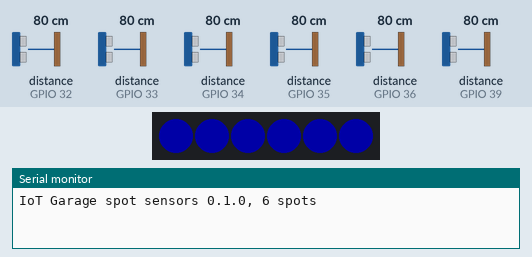
Bench run of a program on a simulated ESP32. On the bench: 6 RGB LEDs in strip order, left to right, the last lines printed to the serial monitor. Wiring (inferred from the names in the program): 6 × ultrasonic range finder: trigger GPIO 5, echo GPIO 33 / trigger GPIO 18, echo GPIO 32 / trigger GPIO 19, echo GPIO 35 / trigger GPIO 21, echo GPIO 34 / trigger GPIO 22, echo GPIO 39 / trigger GPIO 23, echo GPIO 36. The test bench sets the inputs (shaded band); at power-on: distance to the obstacle (sensors on GPIO 32, GPIO 33, GPIO 34, GPIO 35, GPIO 36, GPIO 39) 80 cm. The echo pulse lasts 58.3 µs per cm; dim RGB values are drawn brighter than linear; WiFi joins after 1.5 s; servers stay silent unless stated; the local clock reads 2024-03-15 10:24:30 at power-on unless the program sets it; no MQTT or app messages arrive unless stated; not simulated (calls return 0 or success): secrets.example.h; names the files do not define were given values by the test bench: MQTT_PORT = 1883.

Above: at 1.4 s.
1.5 s: distance to the obstacle (sensor on GPIO 32) set to 65 cm
4.1 s: distance to the obstacle (sensor on GPIO 32) set to 56 cm
At 6.5 s:
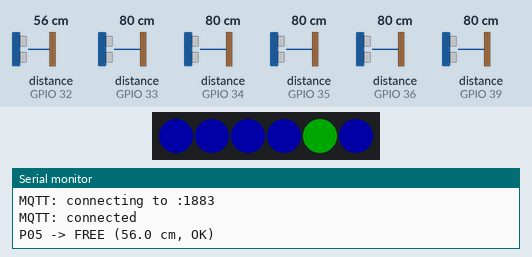
7.1 s: distance to the obstacle (sensor on GPIO 33) set to 2 cm
At 9.8 s:
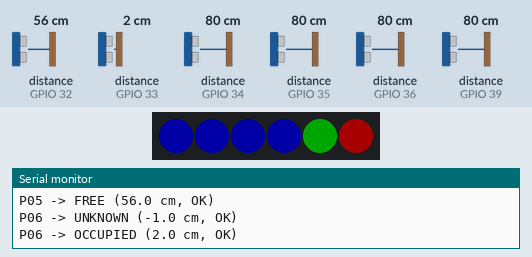
10.1 s: distance to the obstacle (sensor on GPIO 32) set to 120 cm
At 12.4 s:
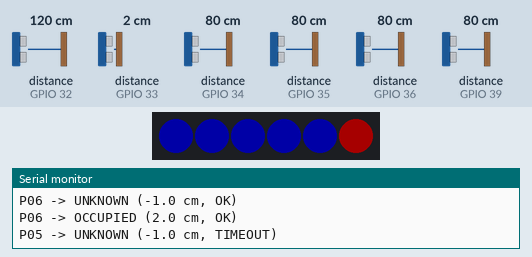
13.1 s: distance to the obstacle (sensor on GPIO 34) set to 63 cm
16.0 s: distance to the obstacle (sensor on GPIO 34) set to 57 cm
At 18.0 s:
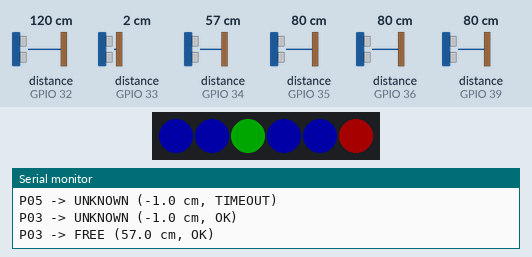
Timing chart, 0 to 19.5 s (numbered marks = the images above; inputs shaded):
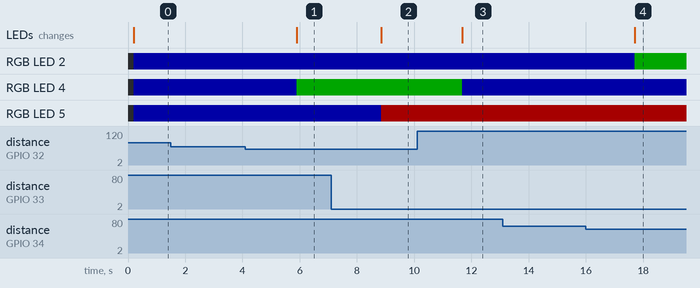

Measured:
- the behaviour switches between 61 and 60 cm on distance to the obstacle (sensor on GPIO 32) (found by bisection; images 0 and 1)
- the behaviour switches between 61 and 60 cm on distance to the obstacle (sensor on GPIO 34) (found by bisection; images 3 and 4)
- after the input at 4.1 s, RGB LED 4: RGB(0, 0, 40) → RGB(0, 40, 0) after 1.8 s; the LEDs: change after 1.8 s (image 1)
- after the input at 7.1 s, RGB LED 5: RGB(0, 0, 40) → RGB(40, 0, 0) after 1.7 s; the LEDs: change after 1.7 s (image 2)
- after the input at 10.1 s, RGB LED 4: RGB(0, 40, 0) → RGB(0, 0, 40) after 1.6 s; the LEDs: change after 1.6 s (image 3)
- after the input at 13.1 s, every drawn part: stays the same
- after the input at 16.0 s, RGB LED 2: RGB(0, 0, 40) → RGB(0, 40, 0) after 1.7 s; the LEDs: change after 1.7 s (image 4)

The program:

main.cpp
```cpp
// Parking spot sensor node (ESP32 + up to 6 HC-SR04), owner: Toma
//
// Publishes garage/parking/spot/<id>/telemetry (retained) when a spot changes,
// every 30 s and after every reconnect; heartbeat on garage/system/heartbeat;
// Last Will "offline" on garage/system/status/esp32-spots.
// Never blocks: Wi-Fi and MQTT reconnect in the background while the sensors keep running.
//
// Serial commands (115200 baud):
//   status            print all spots
//   cal               toggle calibration output "CAL,<spot>,<raw cm>" (for tools/kalibracija.py)
//   sim <n> <0|1|x>   force spot n free / occupied / broken (simulation mode)
//   sim off           back to real sensors
#include <Arduino.h>
#include <ArduinoJson.h>
#include <PubSubClient.h>
#include <WiFi.h>
#include <time.h>

#include "OccupancyFilter.h"
#include "config.h"
#if __has_include("secrets.h")
#include "secrets.h"
#else
#warning "include/secrets.h missing - copy include/secrets.example.h; building with example values"
#include "secrets.example.h"
#endif
#if USE_LED_STRIP
#include <Adafruit_NeoPixel.h>
Adafruit_NeoPixel strip(SPOT_COUNT, LED_STRIP_PIN, NEO_GRB + NEO_KHZ800);
#endif

WiFiClient wifiClient;
PubSubClient mqtt(wifiClient);

OccupancyFilter filters[SPOT_COUNT];
float lastRawCm[SPOT_COUNT];
int8_t simOverride[SPOT_COUNT];  // -1 = real sensor, 0 free, 1 occupied, 2 broken
bool simulation = false;
bool calibration = false;

uint8_t nextSensor = 0;
uint32_t lastSensorMs = 0, lastHeartbeatMs = 0, lastWifiTryMs = 0, lastMqttTryMs = 0;
char statusTopic[64];

// ------------------------------------------------------------------ helpers
bool timeValid() { return time(nullptr) > 1600000000; }

void isoNow(char* out, size_t len) {
    time_t now = time(nullptr);
    struct tm t;
    gmtime_r(&now, &t);
    strftime(out, len, "%Y-%m-%dT%H:%M:%SZ", &t);
}

float readDistanceCm(const SpotPins& s) {
    digitalWrite(s.trigPin, LOW);
    delayMicroseconds(2);
    digitalWrite(s.trigPin, HIGH);
    delayMicroseconds(10);
    digitalWrite(s.trigPin, LOW);
    unsigned long us = pulseIn(s.echoPin, HIGH, ECHO_TIMEOUT_US);
    if (us == 0) return 0.0f;  // no echo
    return us * 0.0343f / 2.0f;
}

void showLed(uint8_t i) {
#if USE_LED_STRIP
    uint32_t c;
    switch (filters[i].state()) {
        case SpotState::Free: c = strip.Color(0, 255, 0); break;
        case SpotState::Occupied: c = strip.Color(255, 0, 0); break;
        default: c = strip.Color(0, 0, 255); break;
    }
    strip.setPixelColor(i, c);
    strip.show();
#endif
}

// ------------------------------------------------------------------ MQTT
void publishSpot(uint8_t i) {
    if (!mqtt.connected()) return;
    JsonDocument doc;
    const OccupancyFilter& f = filters[i];
    doc["spotId"] = SPOTS[i].id;
    doc["state"] = f.stateName();
    if (f.state() == SpotState::Unknown) doc["occupied"] = nullptr;
    else doc["occupied"] = f.state() == SpotState::Occupied;
    if (f.filteredCm() >= 0) doc["distanceCm"] = roundf(f.filteredCm() * 10) / 10;
    else doc["distanceCm"] = nullptr;
    // simulated broken sensor (mode 2) reports the real fault status so alarms can be tested
    doc["sensorStatus"] = (simOverride[i] == 0 || simOverride[i] == 1) ? "SIMULATED" : f.statusName();
    doc["deviceId"] = DEVICE_ID;
    doc["uptimeMs"] = millis();
    if (timeValid()) {
        char ts[24];
        isoNow(ts, sizeof ts);
        doc["timestamp"] = ts;
    } else {
        doc["timestamp"] = nullptr;  // edge uses the receive time
    }
    char topic[64], buf[256];
    snprintf(topic, sizeof topic, "garage/parking/spot/%s/telemetry", SPOTS[i].id);
    size_t n = serializeJson(doc, buf, sizeof buf);
    mqtt.publish(topic, (const uint8_t*)buf, n, true);
}

void publishHeartbeat() {
    if (!mqtt.connected()) return;
    JsonDocument doc;
    doc["deviceId"] = DEVICE_ID;
    doc["deviceType"] = "SPOT_SENSORS";
    doc["uptimeS"] = millis() / 1000;
    doc["fwVersion"] = FW_VERSION;
    doc["rssi"] = WiFi.RSSI();
    doc["freeHeap"] = ESP.getFreeHeap();
    doc["ip"] = WiFi.localIP().toString();
    if (timeValid()) {
        char ts[24];
        isoNow(ts, sizeof ts);
        doc["timestamp"] = ts;
    } else {
        doc["timestamp"] = nullptr;
    }
    char buf[256];
    size_t n = serializeJson(doc, buf, sizeof buf);
    mqtt.publish("garage/system/heartbeat", (const uint8_t*)buf, n, false);
}

void applySim(uint8_t i, int8_t mode) {
    simOverride[i] = mode;
    filters[i].reset();
    float d = mode == 1 ? 6.5f : (mode == 0 ? 14.0f : 0.0f);
    for (int k = 0; k < 10; k++) filters[i].update(d);
    publishSpot(i);
    showLed(i);
}

void onMessage(char* topic, byte* payload, unsigned int len) {
    // simulation hook: garage/sim/spot/P03 {"occupied": true|false|null}
    JsonDocument doc;
    if (deserializeJson(doc, payload, len)) return;
    const char* id = strrchr(topic, '/') + 1;
    for (uint8_t i = 0; i < SPOT_COUNT; i++) {
        if (strcmp(id, SPOTS[i].id) == 0) {
            JsonVariant v = doc["occupied"];
            applySim(i, v.isNull() ? 2 : (v.as<bool>() ? 1 : 0));
        }
    }
}

void ensureConnections() {
    uint32_t now = millis();
    if (WiFi.status() != WL_CONNECTED) {
        if (now - lastWifiTryMs > RECONNECT_MS) {
            lastWifiTryMs = now;
            Serial.println("WiFi: connecting...");
            WiFi.disconnect();
            WiFi.begin(WIFI_SSID, WIFI_PASSWORD);
        }
        return;
    }
    if (mqtt.connected() || now - lastMqttTryMs < RECONNECT_MS) return;
    lastMqttTryMs = now;
    Serial.printf("MQTT: connecting to %s:%d\n", MQTT_HOST, MQTT_PORT);
    const char* will = "{\"deviceId\":\"" DEVICE_ID "\",\"online\":false}";
    bool ok = strlen(MQTT_USER) ? mqtt.connect(DEVICE_ID, MQTT_USER, MQTT_PASSWORD, statusTopic, 1, true, will)
                                : mqtt.connect(DEVICE_ID, statusTopic, 1, true, will);
    if (!ok) {
        Serial.printf("MQTT: failed, rc=%d\n", mqtt.state());
        return;
    }
    Serial.println("MQTT: connected");
    mqtt.publish(statusTopic, "{\"deviceId\":\"" DEVICE_ID "\",\"online\":true}", true);
    mqtt.subscribe("garage/sim/spot/+", 1);
    for (uint8_t i = 0; i < SPOT_COUNT; i++) publishSpot(i);  // states after reconnect
    publishHeartbeat();
}

// ------------------------------------------------------------------ serial
void handleSerial() {
    static char line[48];
    static uint8_t pos = 0;
    while (Serial.available()) {
        char c = Serial.read();
        if (c != '\n' && c != '\r') {
            if (pos < sizeof line - 1) line[pos++] = c;
            continue;
        }
        line[pos] = 0;
        pos = 0;
        if (!strcmp(line, "status")) {
            for (uint8_t i = 0; i < SPOT_COUNT; i++)
                Serial.printf("%s %-8s filtered=%.1f raw=%.1f status=%s%s\n", SPOTS[i].id, filters[i].stateName(),
                              filters[i].filteredCm(), lastRawCm[i], filters[i].statusName(),
                              simOverride[i] >= 0 ? " (SIM)" : "");
            Serial.printf("WiFi=%d MQTT=%d time=%d\n", WiFi.status() == WL_CONNECTED, mqtt.connected(), timeValid());
        } else if (!strcmp(line, "cal")) {
            calibration = !calibration;
            Serial.printf("calibration output %s\n", calibration ? "ON" : "OFF");
        } else if (!strcmp(line, "sim off")) {
            for (uint8_t i = 0; i < SPOT_COUNT; i++) { simOverride[i] = -1; filters[i].reset(); }
            Serial.println("simulation off");
        } else if (!strncmp(line, "sim ", 4)) {
            int n = atoi(line + 4);
            const char* v = strrchr(line, ' ') + 1;
            if (n >= 1 && n <= SPOT_COUNT) applySim(n - 1, *v == 'x' ? 2 : (*v == '1' ? 1 : 0));
        } else if (line[0]) {
            Serial.println("commands: status | cal | sim <n> <0|1|x> | sim off");
        }
    }
}

// ------------------------------------------------------------------ setup / loop
void setup() {
    Serial.begin(115200);
    delay(200);
    Serial.printf("\nIoT Garage spot sensors %s, %d spots\n", FW_VERSION, SPOT_COUNT);
    snprintf(statusTopic, sizeof statusTopic, "garage/system/status/%s", DEVICE_ID);
    for (uint8_t i = 0; i < SPOT_COUNT; i++) {
        pinMode(SPOTS[i].trigPin, OUTPUT);
        digitalWrite(SPOTS[i].trigPin, LOW);
        pinMode(SPOTS[i].echoPin, INPUT);
        FilterConfig c;
        c.occupiedBelowCm = SPOTS[i].occupiedBelowCm;
        c.freeAboveCm = SPOTS[i].freeAboveCm;
        c.confirmCount = FILTER_CONFIRM_COUNT;
        c.maxInvalid = FILTER_MAX_INVALID;
        c.minValidCm = SENSOR_MIN_CM;
        c.maxValidCm = SENSOR_MAX_CM;
        filters[i] = OccupancyFilter(c);
        simOverride[i] = -1;
        lastRawCm[i] = 0;
    }
#if USE_LED_STRIP
    strip.begin();
    strip.setBrightness(LED_BRIGHTNESS);
    for (uint8_t i = 0; i < SPOT_COUNT; i++) showLed(i);
#endif
    WiFi.mode(WIFI_STA);
    WiFi.setAutoReconnect(true);
    WiFi.begin(WIFI_SSID, WIFI_PASSWORD);
    lastWifiTryMs = millis();
    configTime(0, 0, NTP_SERVER);  // UTC
    mqtt.setServer(MQTT_HOST, MQTT_PORT);
    mqtt.setBufferSize(512);
    mqtt.setKeepAlive(30);
    mqtt.setCallback(onMessage);
}

void loop() {
    ensureConnections();
    mqtt.loop();
    handleSerial();

    uint32_t now = millis();
    if (now - lastSensorMs >= SENSOR_GAP_MS) {  // one sensor per slot -> no cross-talk
        lastSensorMs = now;
        uint8_t i = nextSensor;
        nextSensor = (nextSensor + 1) % SPOT_COUNT;
        if (simOverride[i] < 0) {
            float d = readDistanceCm(SPOTS[i]);
            lastRawCm[i] = d;
            if (calibration) Serial.printf("CAL,%s,%.1f\n", SPOTS[i].id, d);
            if (filters[i].update(d)) {
                Serial.printf("%s -> %s (%.1f cm, %s)\n", SPOTS[i].id, filters[i].stateName(),
                              filters[i].filteredCm(), filters[i].statusName());
                publishSpot(i);
                showLed(i);
            }
        }
    }
    if (now - lastHeartbeatMs >= HEARTBEAT_MS) {
        lastHeartbeatMs = now;
        for (uint8_t i = 0; i < SPOT_COUNT; i++) publishSpot(i);
        publishHeartbeat();
    }
}
```

secrets.example.h
```cpp
// Copy this file to secrets.h (secrets.h is git-ignored) and fill in your values.
#pragma once

#define WIFI_SSID     "IoTGarage"
#define WIFI_PASSWORD "change-me"

// MQTT broker = the edge computer (Raspberry Pi / Jetson Nano) running Mosquitto
#define MQTT_HOST     "192.168.1.10"
#define MQTT_PORT     1883
#define MQTT_USER     ""          // empty = anonymous
#define MQTT_PASSWORD ""

// time source for ISO 8601 timestamps; the edge computer can run an NTP server (chrony)
#define NTP_SERVER    "pool.ntp.org"
```

config.h
```cpp
// Pin map, thresholds and timing of the parking spot sensor node.
// Keep the pin table in sync with PROJEKT/maketa/shema-spajanja.md
#pragma once
#include <stdint.h>

#define FW_VERSION "0.1.0"
#define DEVICE_ID  "esp32-spots"

// ---------------------------------------------------------------- spots
// HC-SR04 mounted ABOVE each spot looking down: empty spot = distance to the
// floor (~14 cm), parked car = distance to the roof (~6-7 cm).
// ECHO is 5 V -> use a voltage divider (1 kOhm / 2 kOhm) to 3.3 V!
// GPIO 34-39 are input-only, perfect for ECHO.
#define SPOT_COUNT 6

struct SpotPins {
    const char* id;
    uint8_t trigPin;
    uint8_t echoPin;
    float occupiedBelowCm;   // filtered distance below this -> OCCUPIED
    float freeAboveCm;       // filtered distance above this -> FREE (between = hysteresis, keep state)
};

// Calibrate with tools/kalibracija.py and copy the proposed thresholds here.
static const SpotPins SPOTS[SPOT_COUNT] = {
    {"P01", 23, 36, 10.0f, 12.0f},
    {"P02", 22, 39, 10.0f, 12.0f},
    {"P03", 21, 34, 10.0f, 12.0f},
    {"P04", 19, 35, 10.0f, 12.0f},
    {"P05", 18, 32, 10.0f, 12.0f},
    {"P06",  5, 33, 10.0f, 12.0f},
};

// ---------------------------------------------------------------- filter
#define FILTER_CONFIRM_COUNT   3      // same new state 3 times in a row before switching
#define FILTER_MAX_INVALID     5      // this many failed readings in a row -> UNKNOWN
#define SENSOR_MIN_CM          2.0f   // HC-SR04 blind zone
#define SENSOR_MAX_CM          60.0f  // anything farther is impossible on the model
#define ECHO_TIMEOUT_US        6000   // ~1 m round trip; keeps one reading short

// ---------------------------------------------------------------- timing
#define SENSOR_GAP_MS          60     // pause between two sensors (no ultrasonic cross-talk)
#define HEARTBEAT_MS           30000  // republish all spots + heartbeat
#define RECONNECT_MS           5000

// ---------------------------------------------------------------- LEDs (optional)
// One WS2812B LED per spot on a single data pin: green free, red occupied, blue unknown.
#define USE_LED_STRIP          1
#define LED_STRIP_PIN          25
#define LED_BRIGHTNESS         40     // 0-255, keep low: the 5 V supply is shared with the sensors
```
